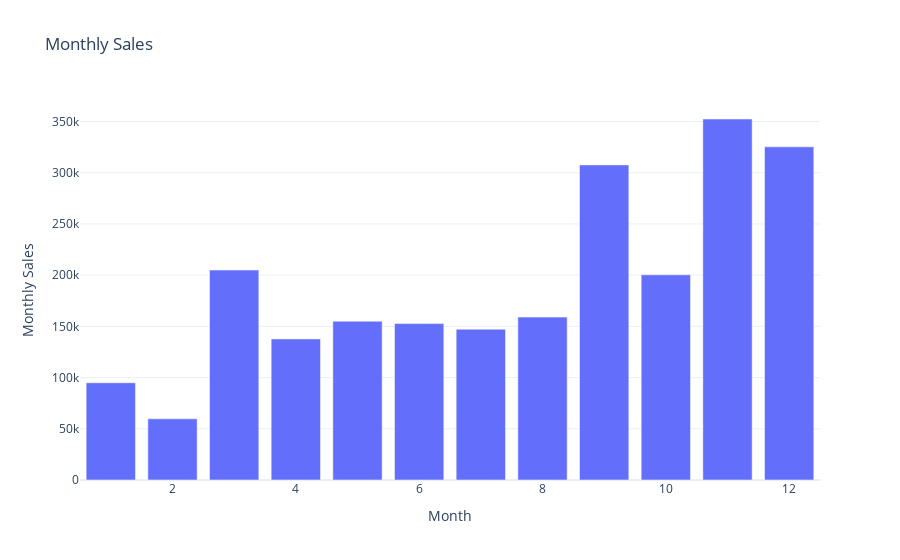

The cell this chart's notebook holds for it:
### Code cell
#plot monthly sales
fig = px.bar(monthly_sales, x='Month', y= 'Sales', labels={'Sales': 'Monthly Sales'}, title= 'Monthly Sales')
fig.show()

### Figure 1 — Plotly figure (JSON) as saved in the notebook; plotly's stock layout.template omitted (floating-point values rounded to 4 significant figures)
{"data": [{"hovertemplate": "Month=%{x}<br>Monthly Sales=%{y}<extra></extra>", "legendgroup": "", "marker": {"color": "#636efa", "pattern": {"shape": ""}}, "name": "", "orientation": "v", "showlegend": false, "textposition": "auto", "type": "bar", "x": [1, 2, 3, 4, 5, 6, 7, 8, 9, 10, 11, 12], "xaxis": "x", "y": [94920.0, 59750.0, 205000.0, 137800.0, 155000.0, 152700.0, 147200.0, 159000.0, 307600.0, 200300.0, 352500.0, 325300.0], "yaxis": "y"}], "layout": {"barmode": "relative", "legend": {"tracegroupgap": 0}, "title": {"text": "Monthly Sales"}, "xaxis": {"anchor": "y", "domain": [0, 1], "title": {"text": "Month"}}, "yaxis": {"anchor": "x", "domain": [0, 1], "title": {"text": "Monthly Sales"}}}}
